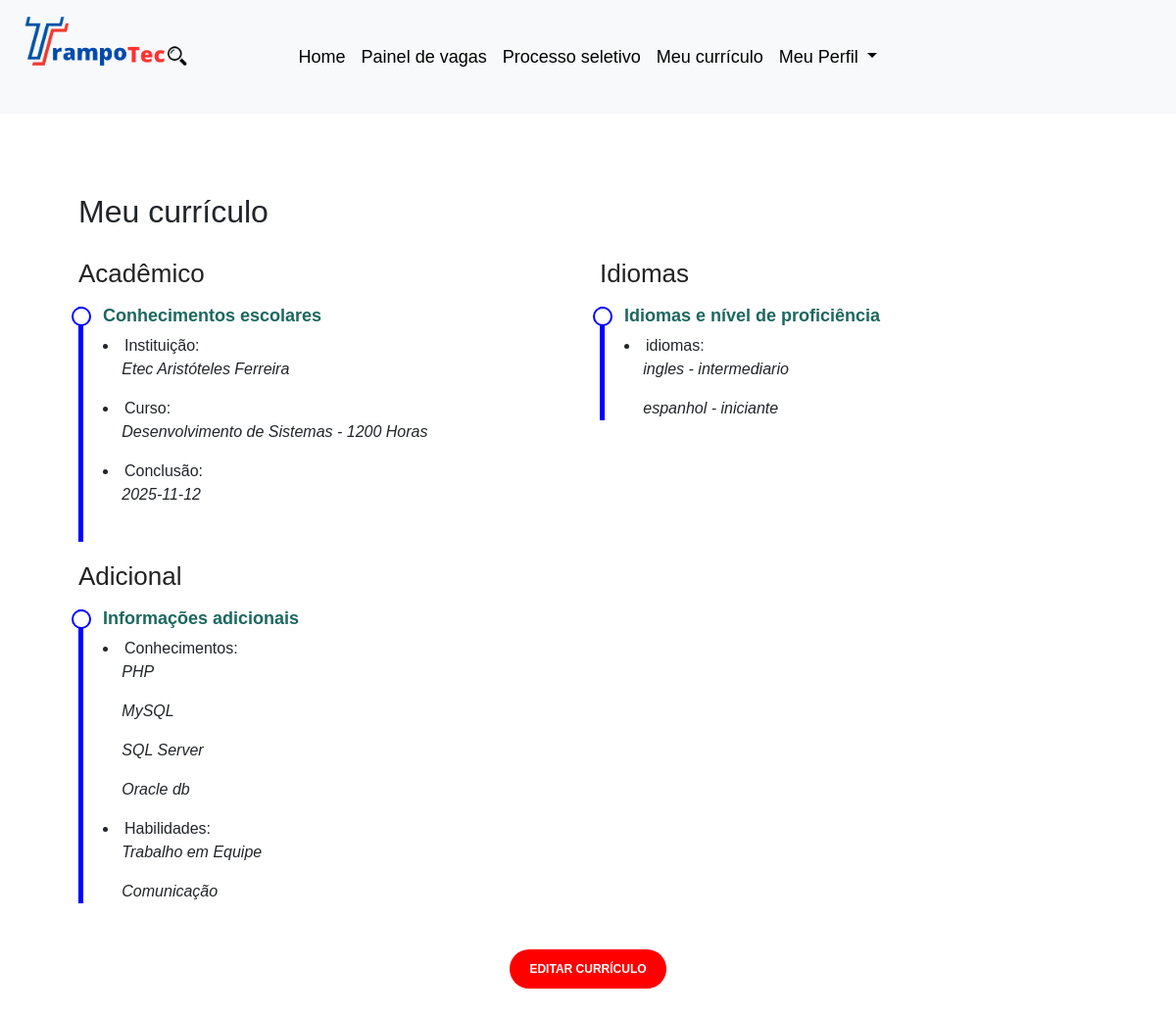
Page /pag-aluno/meu-curriculo.php (signed in) on the earlier database version.
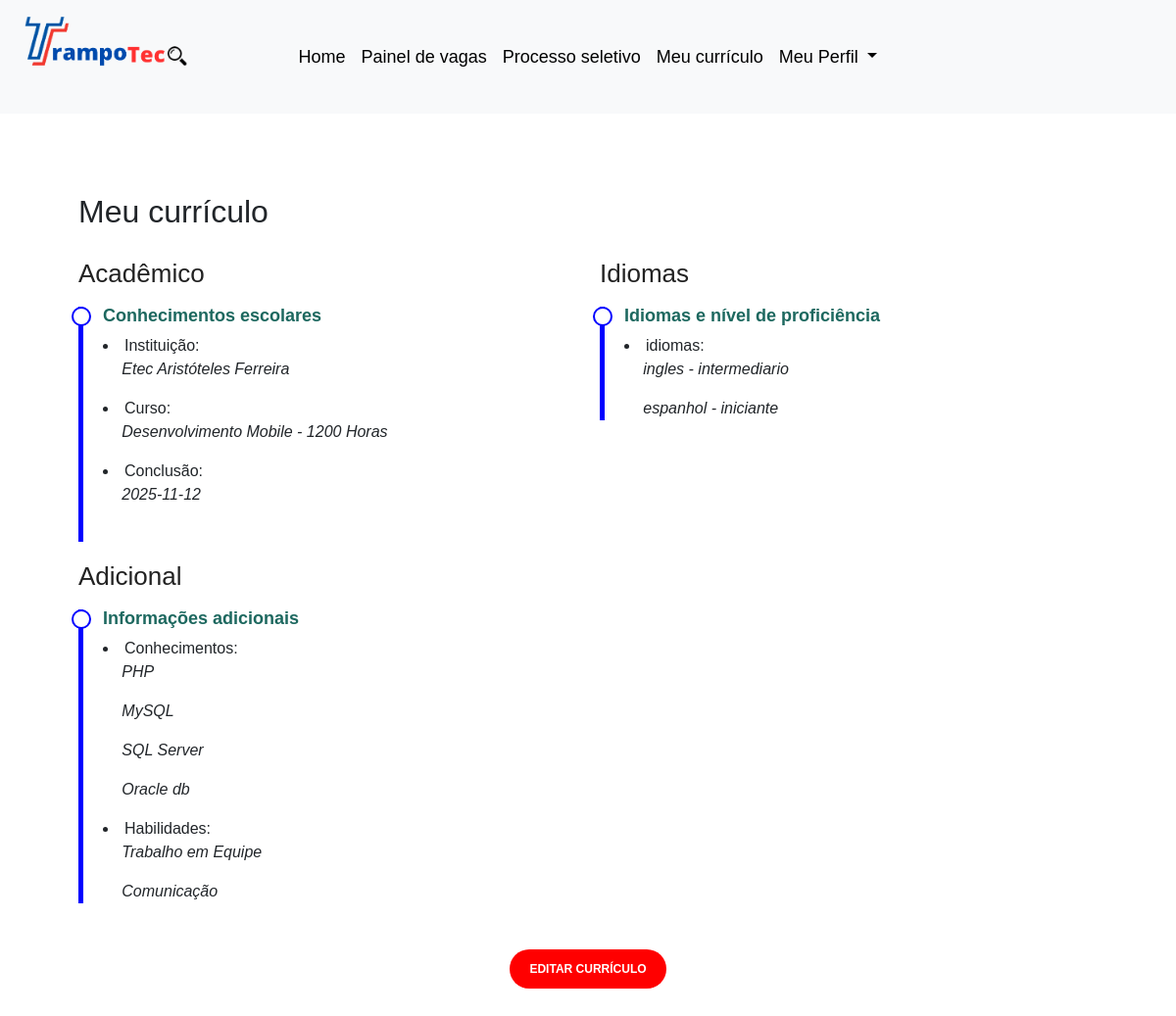
Same page on the later database version.
### tables this page shows
CREATE TABLE `tb_aluno_curso_etec` (
  `fk_idAluno` int(11) NOT NULL,
  `fk_idCurso` int(11) NOT NULL,
  `fk_idEtec` int(11) NOT NULL,
  `conclusao` varchar(50) NOT NULL
);

CREATE TABLE `tb_etec` (
  `idEtec` int(11) NOT NULL,
  `nome` varchar(60) NOT NULL,
  `email` char(22) NOT NULL,
  `codigo` int(11) NOT NULL,
  `municipio` varchar(30) NOT NULL
);

CREATE TABLE `tb_curso` (
  `idCurso` int(11) NOT NULL,
  `nome` varchar(60) NOT NULL,
  `cargaHoraria` int(4) NOT NULL,
  `semestre` int(1) NOT NULL,
  `modalidade` varchar(10) NOT NULL,
  `ensino` varchar(70) NOT NULL
);

CREATE TABLE `tb_conhecimento_aluno` (
  `fk_idConhecimento` int(11) NOT NULL,
  `fk_idAluno` int(11) NOT NULL
);

CREATE TABLE `tb_conhecimento` (
  `idConhecimento` int(11) NOT NULL,
  `conhecimento` varchar(50) NOT NULL
);

CREATE TABLE `tb_habilidade_aluno` (
  `fk_idAluno` int(11) NOT NULL,
  `fk_idHabilidade` int(11) NOT NULL
);

CREATE TABLE `tb_habilidade` (
  `idHabilidade` int(11) NOT NULL,
  `habilidade` varchar(50) NOT NULL
);

CREATE TABLE `tb_idioma_aluno` (
  `idIdiomaAluno` int(11) NOT NULL,
  `nome` varchar(200) NOT NULL,
  `nivel` varchar(20) NOT NULL,
  `fk_idAluno` int(11) NOT NULL
);

### pag-aluno/meu-curriculo.php (the view, shortened to what this page needs)
<?php
require_once "./back-end/login/validador_acesso.php";
$cliente_id = $_SESSION['idAluno'];
$querySelect5 = "SELECT tb_aluno_curso_etec.* , tb_aluno.idAluno , tb_curso.* , tb_etec.nome
FROM tb_aluno
INNER JOIN tb_aluno_curso_etec ON tb_aluno_curso_etec.fk_idAluno = tb_aluno.idAluno
INNER JOIN tb_curso ON tb_curso.idCurso = tb_aluno_curso_etec.fk_idCurso
INNER JOIN tb_etec ON tb_etec.idEtec = tb_aluno_curso_etec.fk_idEtec
WHERE tb_aluno.idAluno = $cliente_id
";
$query5 = $conexao->query($querySelect5);
$aluno5 = $query5->fetchAll();
$querySelect2 = "SELECT tb_conhecimento.*,tb_conhecimento_aluno.* , tb_aluno.*
FROM tb_aluno
INNER JOIN tb_conhecimento_aluno ON tb_conhecimento_aluno.fk_idAluno = tb_aluno.idAluno
INNER JOIN tb_conhecimento ON tb_conhecimento.idConhecimento = tb_conhecimento_aluno.fk_idConhecimento
WHERE tb_conhecimento_aluno.fk_idAluno = $cliente_id
";
$query2 = $conexao->query($querySelect2);
$aluno2 = $query2->fetchAll();
$querySelect3 = "SELECT tb_aluno.*,tb_habilidade.*,tb_habilidade_aluno.*
FROM tb_aluno
INNER JOIN tb_habilidade_aluno ON tb_habilidade_aluno.fk_idAluno = tb_aluno.idAluno
INNER JOIN tb_habilidade ON tb_habilidade.idHabilidade= tb_habilidade_aluno.fk_idHabilidade
WHERE tb_habilidade_aluno.fk_idAluno = $cliente_id
";
$query3 = $conexao->query($querySelect3);
$aluno3 = $query3->fetchAll();
$querySelect4 = "SELECT tb_aluno.*,tb_idioma_aluno.*
FROM tb_aluno
INNER JOIN tb_idioma_aluno ON tb_idioma_aluno.fk_idAluno = tb_aluno.idAluno
WHERE tb_aluno.idAluno = $cliente_id
";
$query4 = $conexao->query($querySelect4);
$aluno4 = $query4->fetchAll();
?>
<!DOCTYPE html>
<html lang="en">
<head>
  <link href="https://cdn.jsdelivr.net/npm/bootstrap@5.3.2/dist/css/bootstrap.min.css" rel="stylesheet"
>
</head>
<body>
  <?php
  include '../pag-aluno/components/header.php';
  ?>
  <main id="main">
    <section id="resume" class="resume">
      <div class="container" data-aos="fade-up">
        <div class="section-title">
          <h2 class="titulo" >Meu currículo</h2>
        </div>
        <div class="row">
          <div class="col-lg-6 primeiro" style="text-align:justify;">
            <h3 class="resume-title">Acadêmico</h3>
            <div class="resume-item">
              <h4>Conhecimentos escolares</h4>
              <li>Instituição:
                <?php foreach ($aluno5 as $aluno5) { ?>
                  <p><em>
                      <?= $aluno5[11] ?>
                    </em></p>
                </li>
                <li>Curso:
                  <p><em>
                      <?= $aluno5[6] ?> -
                      <?= $aluno5[7] ?> Horas
                    </em></p>
                </li>
                <li>Conclusão:
                  <p><em>
                      <?= $aluno5[3] ?>
                    </em></p>
                <?php } ?>
              </li>
            </div>
            <h3 class="resume-title">Adicional</h3>
            <div class="resume-item">
              <h4>Informações adicionais</h4>
              <li>Conhecimentos:
                <?php foreach ($aluno2 as $aluno2) { ?>
                  <p><em>
                      <?= $aluno2[1] ?>
                    </em></p>
                <?php } ?>
              </li>
              <li>Habilidades:
                <?php foreach ($aluno3 as $aluno3) { ?>
                  <p><em>
                      <?= $aluno3[16] ?>
                    </em> </p>
                <?php } ?>
              </li>
            </div>
          </div>
          <div class="col-lg-6 segundo" style="text-align:justify;">
            <h3 class="resume-title">Idiomas</h3>
            <div class="resume-item">
              <h4>Idiomas e nível de proficiência</h4>
              <li>idiomas:
                <?php foreach ($aluno4 as $aluno4) { ?>
                  <p><em>
                      <?= $aluno4[16] ?> -
                      <?= $aluno4[17] ?>
                    </em></p>
                <?php } ?>
              </li>
            </div>
          </div>
        </div>
        <div class="botoes">
          <a href="curriculo.php">
            <button id="editButton">Editar currículo</button>
          </a>
        </div>
      </div>
    </section>
  </main>
</body>
</html>

### pag-aluno/components/header.php (shortened to what this page needs)
<nav class="navbar navbar-expand-lg bg-body-tertiary">
  <div class="container-fluid">
    <div class="img">
      <img class="img-nav" src="img/trampotec-logo.png" alt="Bootstrap" width="30" height="24">
    </div>
    <div  class="collapse navbar-collapse" id="navbarSupportedContent">
      <ul id="align-nav" class="navbar-nav me-auto mb-2 mb-lg-0">
        <li class="nav-item">
          <a class="nav-link" aria-current="page" href="index.php">Home</a>
        </li>
        <li class="nav-item">
          <a class="nav-link" href="painel-de-vagas.php">Painel de vagas</a>
        </li>
        <li class="nav-item">
          <a class="nav-link" href="processos-seletivos.php">Processo seletivo</a>
        </li>
        <li class="nav-item">
          <a class="nav-link" href="meu-curriculo.php">Meu currículo</a>
        </li>
        <li class="nav-item dropdown">
          <a class="nav-link dropdown-toggle" href="#" role="button" data-bs-toggle="dropdown" aria-expanded="false">
            Meu Perfil
          </a>
        </li>
    </div>
  </div>
</nav>

### pag-aluno/meu-curriculo.php (style rules this page uses)
body { font-family: Arial, Helvetica, sans-serif; }
.resume .resume-title { font-size: 26px; font-weight: 400; margin-top: 20px; margin-bottom: 20px; color: #222222; }
.resume .resume-item { padding: 0 0 20px 20px; margin-top: -2px; border-left: 5px solid blue; position: relative; }
.resume .resume-item h4 { line-height: 18px; font-size: 18px; font-weight: 600; color: #1d685f; margin-bottom: 10px; }
.resume .resume-item em { font-size: 16px; margin-left: 4%; }
.botoes { display: flex; justify-content: center; gap: 50PX; align-items: center; width: 100%; margin-top: 3%; }
.resume .resume-item:last-child { padding-bottom: 0; }
.resume .resume-item::before { content: ""; position: absolute; width: 20px; height: 20px; border-radius: 50px; left: -12px; top: 0; background: #fff; border: 2px solid blue; }
button { text-transform: uppercase; font-weight: 600; font-size: 12px; width: 160px; height: 40px; border-radius: 50px; transition: 0.5s; color: #fff; background: red; border: none; }
.container { padding: 50px; }
.primeiro { animation: 1000ms linear anim1 ; }
.segundo { animation: 1000ms linear anim2 ; }
.titulo { animation: 1000ms linear anim1 ; margin-top: 3%; }

### pag-aluno/components/header.php (style rules this page uses)
body { padding-bottom: 50px; }
.navbar-nav { width: 100%; justify-content: center; }
.container-fluid { min-height: 100px; height: auto; animation: 800ms linear anim-link; }
.img-nav { width: 180px; height: auto; position: absolute; top: 0; padding-top: 10px; }
ul { font-family: Arial, Helvetica, sans-serif; font-size: 18px; }
.navbar-nav .nav-link { color: black !important; border-radius: 20px; }
.navbar-nav .nav-link { transition: background-color 0.3s ease-in-out; }
.navbar { animation: 800ms ease-in-out anim-nav; }

Differences in the rows shown:
changed through a linked row, tb_aluno_curso_etec "Etec Aristóteles Ferreira": fk_idCurso.nome "Desenvolvimento de Sistemas" → "Desenvolvimento Mobile"
